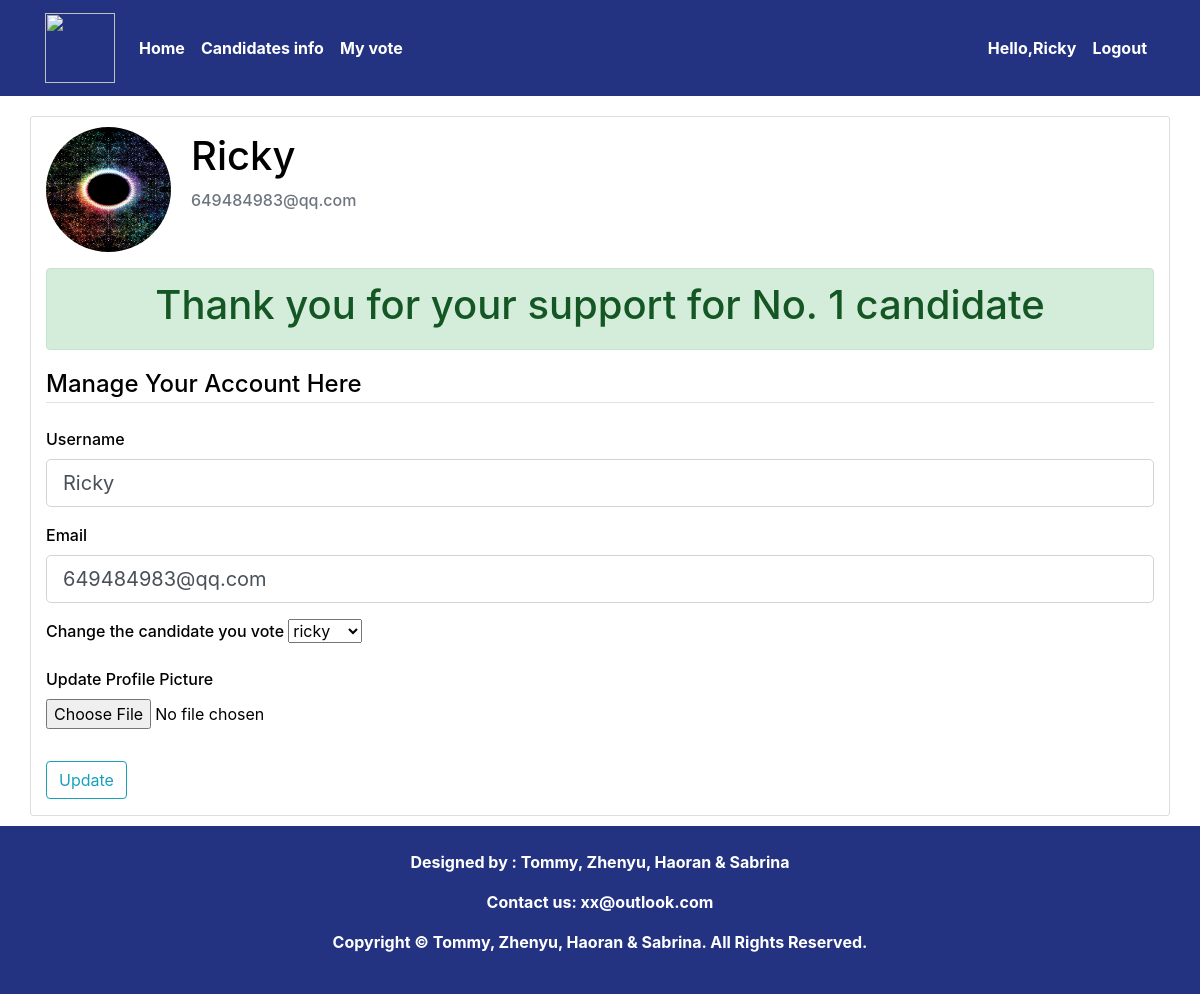
The page /account (signed in) on the database as committed earlier.
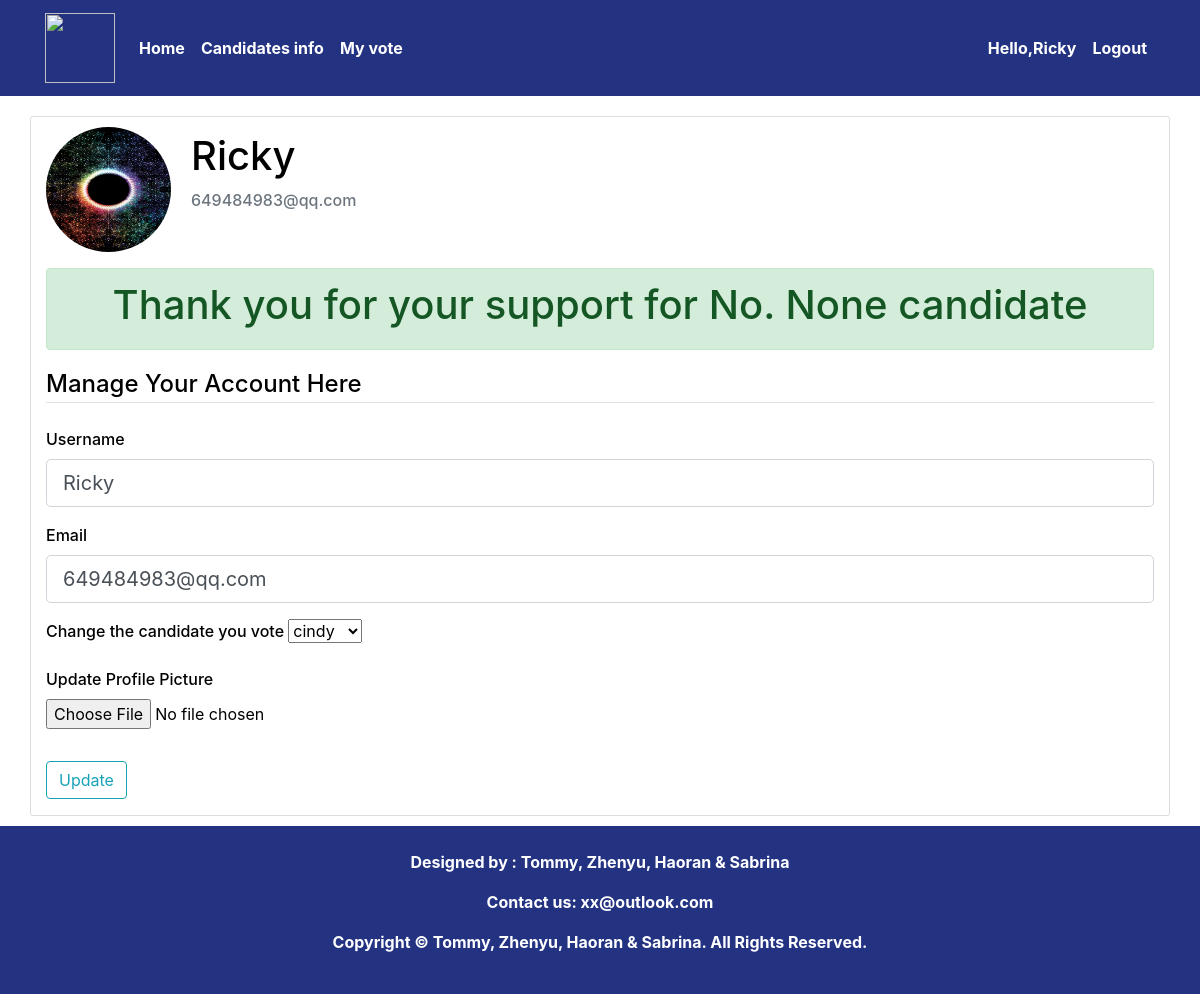
The same page on the database as committed later.
### package/models.py (models this page shows, shortened)
class User(db.Model, UserMixin):
    id = db.Column(db.Integer, primary_key=True)
    username = db.Column(db.String(20), unique=True, nullable=False)
    email = db.Column(db.String(120), unique=True, nullable=False)
    image_file = db.Column(db.String(20), nullable=False,
                           default='default.jpg')
    password = db.Column(db.String(60), nullable=False)
    is_admin = db.Column(db.Boolean, default=False)
    preference = db.Column(db.Integer, db.ForeignKey('candidate.id'))

### package/routes.py (the view)
@app.route('/account', methods=['GET', 'POST'])
@login_required
def account():
    form = UpdateAccountForm()
    form.preference.choices = [(candidate.id, candidate.name)
                               for candidate in Candidate.query.all()]
    if form.validate_on_submit():
        if form.picture.data:
            picture_file = save_picture(form.picture.data)
            current_user.image_file = picture_file
        current_user.username = form.username.data
        current_user.email = form.email.data
        current_user.preference = form.preference.data
        db.session.commit()
        flash('your account has been updated!', 'success')
        return redirect(url_for('account'))
    elif request.method == 'GET':
        form.username.data = current_user.username
        form.email.data = current_user.email
    image_file = url_for('static', filename='img/' + current_user.image_file)
    return render_template('account.html', title='account', image_file=image_file, form=form)

### package/forms.py (shortened to what this page needs)
class UpdateAccountForm(FlaskForm):
    username = StringField('Username', validators=[
                           DataRequired(), Length(min=2, max=20)])
    email = StringField('Email', validators=[DataRequired(), Email()])
    picture = FileField('Update Profile Picture', validators=[
                        FileAllowed(['jpg', 'png'])])
    preference = SelectField('Change the candidate you vote', choices=[
    ], validators=[DataRequired()], coerce=int)
    submit = SubmitField('Update')

### package/models.py (called while the page is built)
@login_manager.user_loader
def load_user(user_id):
    return User.query.get(int(user_id))

### package/templates/account.html (shortened to what this page needs)
{% extends "base.html" %}
{% block content %}
<link rel="stylesheet" type="text/css" href="{{ url_for('static',filename='account.css') }}" />
<div class="container box" style="text-align: left;">
    <div class="media">
        <img class="rounded-circle account-img" src="{{ image_file }}" alt="">
        <div class="media-body">
            <h2 class="account-heading">{{ current_user.username }}</h2>
            <p class="text-secondary">{{ current_user.email }}</p>
        </div>
    </div>
    <div class="alert alert-success text-center">
        {% if current_user.is_admin == True %}
        <h1>Hello admin!</h1>
        {% else %}
        <h1>Thank you for your support for No. {{ current_user.preference }} candidate</h1>
        {% endif %}
    </div>
    <form method="POST" action="" enctype="multipart/form-data">
        <fieldset class="form-group">
            <legend class="border-bottom mb-4">Manage Your Account Here</legend>
            <div class="form-group">
                {{ form.username.label(class="form-control-label")}}
                {% if form.username.errors %}
                {{ form.username(class="form-control-lg form-control is-invalid")}}
                <div class="invalid-feedback">
                    {% for error in form.username.errors %}
                    <span>{{ error }}</span>
                    {% endfor %}
                </div>
                {% else %}
                {{ form.username(class="form-control-lg form-control")}}
                {% endif %}
            </div>
            <div class="form-group">
                {{ form.email.label(class="form-control-label")}}
                {% if form.email.errors %}
                {{ form.email(class="form-control-lg form-control is-invalid")}}
                <div class="invalid-feedback">
                    {% for error in form.email.errors %}
                    <span>{{ error }}</span>
                    {% endfor %}
                </div>
                {% else %}
                {{ form.email(class="form-control-lg form-control")}}
                {% endif %}
            </div>
            <div class="form-group">
                {{ form.preference.label(class="form-control-label")}}
                {% if form.preference.errors %}
                {{ form.preference(class="form-control-lg form-control is-invalid")}}
                <div class="invalid-feedback">
                    {% for error in form.preference.errors %}
                    <span>{{ error }}</span>
                    {% endfor %}
                </div>
                {% else %}
                {{ form.preference}}
                {% endif %}
            </div>
            <div class="form-group">
                {{ form.picture.label() }}
                {{ form.picture(class="form-control-file") }}
            </div>
        </fieldset>
        <div class="form-group">
            {{ form.submit(class="btn btn-outline-info")}}
        </div>
    </form>
</div>
{% endblock content %}

### package/templates/base.html (shortened to what this page needs)
<!DOCTYPE html>
<html lang="en">
  <head>
    <link
      rel="stylesheet"
      href="https://stackpath.bootstrapcdn.com/bootstrap/4.4.1/css/bootstrap.min.css"
    />
    <link
      rel="stylesheet"
      type="text/css"
      href="{{ url_for('static',filename='base.css') }}"
    />
  </head>
  <body>
    <header>
      <nav class="navbar navbar-expand-lg navbar-dark" id="header">
        <div class="container">
          <a class="navbar-brand" href="{{ url_for('index') }}">
            <img
              src="https://www.uwastudentguild.com/site/themes/uwastudentguild/img/uwa-student-guild_web.png"
              alt=""
              width="70px"
              height="70px"
            />
          </a>
          <div class="collapse navbar-collapse" id="navbarToggler">
            <ul class="navbar-nav mr-auto mt-2 mt-lg-0">
              <li class="nav-item">
                <a class="nav-link" href="{{ url_for('index') }}">Home</a>
              </li>
              <li class="nav-item">
                <a class="nav-link" href="{{ url_for('candidate') }}"
                  >Candidates info</a
                >
              </li>
              <li class="nav-item">
                <a class="nav-link" href="{{ url_for('account') }}">My vote</a>
              </li>
            </ul>
            <ul class="navbar-nav mt-2 mt-lg-0">
              {% if current_user.is_authenticated %}
              <li class="nav-item">
                <a class="nav-link" href="{{ url_for('account') }}"
                  >Hello,{{current_user.username}}</a
                >
              </li>
              <li class="nav-item">
                <a class="nav-link" href="{{ url_for('logout') }}">Logout</a>
              </li>
              {% endif %}
            </ul>
          </div>
        </div>
      </nav>
    </header>
    {% block content%}{% endblock %}
    <footer class="footer" >
      <br>
      <p>Designed by : Tommy, Zhenyu, Haoran & Sabrina</p>
      <p>Contact us: <a href="#">xx@outlook.com</a></p>
      <p>Copyright © Tommy, Zhenyu, Haoran & Sabrina. All Rights Reserved.</p>
      <br>
    </footer>
  </body>
</html>

Rows that differ between the two databases and show on the page:
changed User "Ricky": preference "1" → "None"; preference "ricky" → "cindy"
